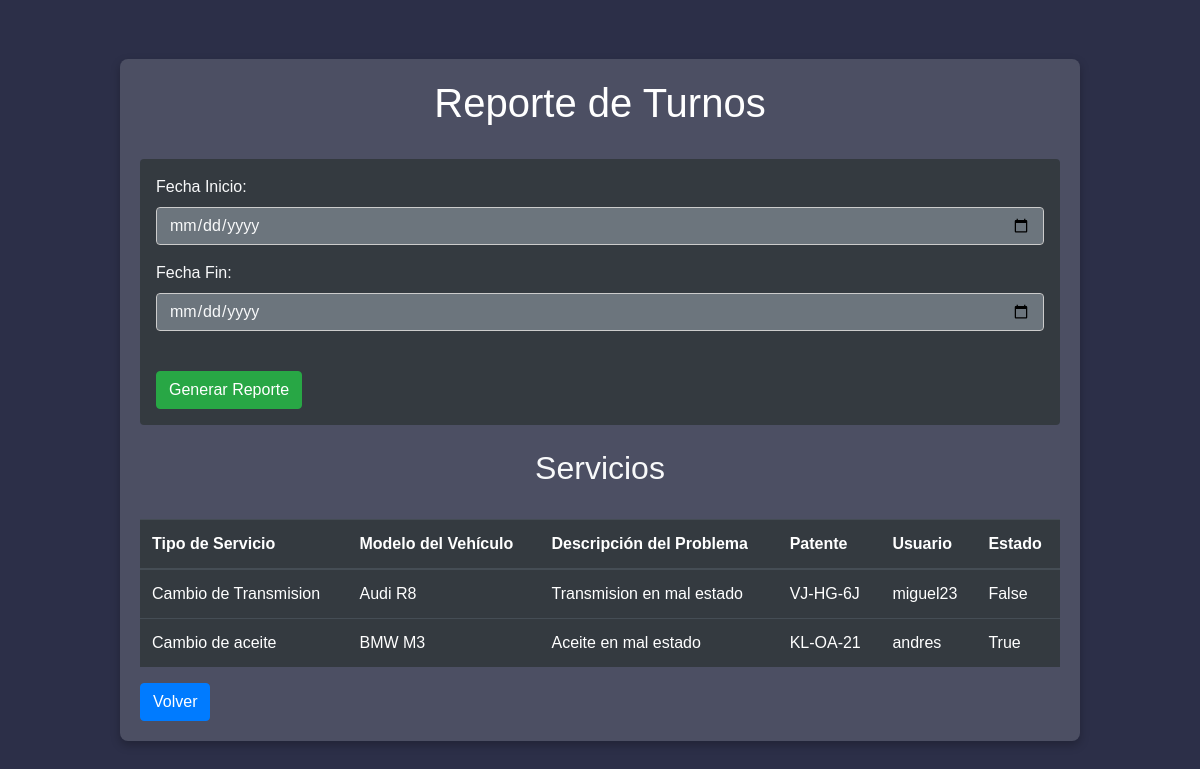
Page /employee/reports/ (signed in) on the earlier database version.
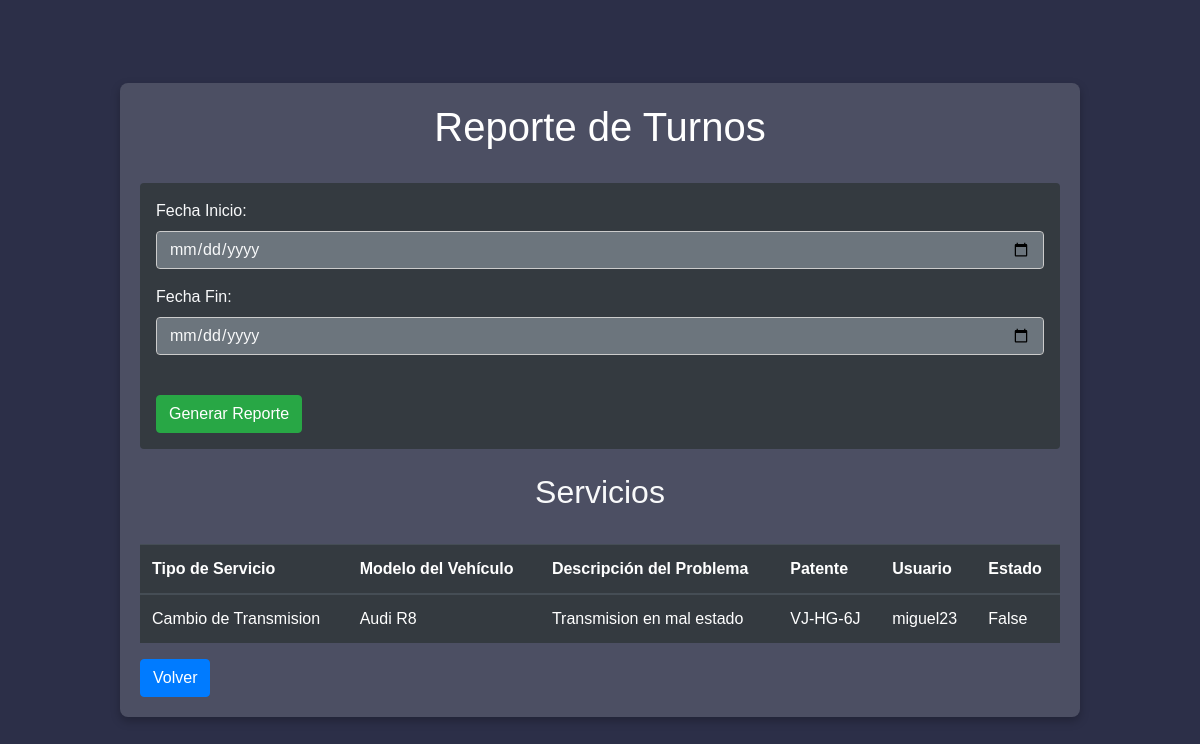
Same page on the later database version.
### proyectoservi/models.py (models this page shows, shortened)
class Servicio(models.Model):
    tipo_servicio = models.CharField(max_length=100)
    modelo_vehiculo = models.CharField(max_length=100)
    descripcion_problema = models.TextField()
    patente = models.CharField(max_length=20)
    user = models.ForeignKey(User, on_delete=models.CASCADE)
    completado = models.BooleanField(default=False)
    fecha_creacion = models.DateTimeField(auto_now_add=True)

### proyectoservi/views.py (the view)
# urls.py: path('employee/reports/', views.generar_reporte, name="generar_reporte"),
@login_required
def generar_reporte(request):
    fecha_inicio = request.GET.get('fecha_inicio')
    fecha_fin = request.GET.get('fecha_fin')
    if fecha_inicio and fecha_fin:
        servicio = Servicio.objects.filter(fecha_creacion__range=[fecha_inicio, fecha_fin])
    else:
        servicio = Servicio.objects.all()
    reporte = {
        'servicio': servicio,
        'fecha_inicio': fecha_inicio,
        'fecha_fin': fecha_fin,
        'services': servicio
    }
    return render(request, 'reporte.html', reporte)

### proyectoservi/templates/reporte.html (shortened to what this page needs)
<!DOCTYPE html>
<html lang="en">
<head>
    {% load static %}
    <link rel="stylesheet" href="{% static 'css/bootstrap.min.css' %}">
    <link rel="stylesheet" href="{% static 'css/reporte.css' %}">
</head>
<body>
    <div class="container">
        <h1 class="text-center">Reporte de Turnos</h1><br>
        <form method="GET" class="bg-dark p-3 rounded mb-4">
            <div class="form-group">
                <label for="fecha_inicio" class="text-light">Fecha Inicio:</label>
                <input type="date" id="fecha_inicio" name="fecha_inicio" class="form-control bg-secondary text-light" value="{{ fecha_inicio }}">
            </div>
            <div class="form-group">
                <label for="fecha_fin" class="text-light">Fecha Fin:</label>
                <input type="date" id="fecha_fin" name="fecha_fin" class="form-control bg-secondary text-light" value="{{ fecha_fin }}">
            </div><br>
            <button type="submit" class="btn btn-success">Generar Reporte</button>
        </form>
        <h2 class="text-center text-light">Servicios</h2><br>
        <table class="table table-dark">
            <thead>
                <tr>
                    <th>Tipo de Servicio</th>
                    <th>Modelo del Vehículo</th>
                    <th>Descripción del Problema</th>
                    <th>Patente</th>
                    <th>Usuario</th>
                    <th>Estado</th>
                </tr>
            </thead>
            <tbody>
                {% for service in services %}
                <tr>
                    <td>{{ service.tipo_servicio }}</td>
                    <td>{{ service.modelo_vehiculo }}</td>
                    <td>{{ service.descripcion_problema }}</td>
                    <td>{{ service.patente }}</td>
                    <td>{{ service.user.username }}</td>
                    <td>{{ service.completado }}</td>
                </tr>
                {% endfor %}
            </tbody>
        </table>
        <button class="btn btn-primary" onclick="location.href='{% url 'employee_index' %}'">Volver</button>
    </div>
</body>
</html>

Differences in the rows shown:
removed Servicio: tipo_servicio "Cambio de aceite", modelo_vehiculo "BMW M3", descripcion_problema "Aceite en mal estado", patente "KL-OA-21", user.username "andres", completado "True"
